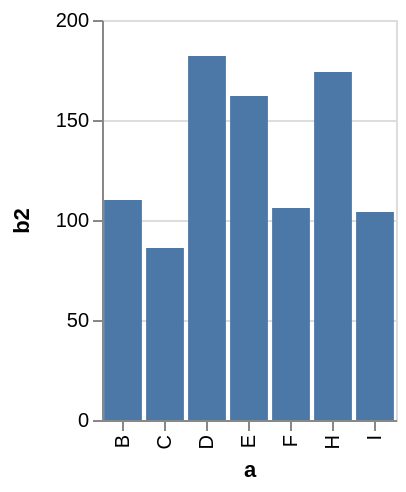

Specify this chart in Vega-Lite:
### Vega specification from a JSON file in a GitHub repository (floating-point values rounded to 4 significant figures)
{"$schema": "https://vega.github.io/schema/vega/v3.0.json", "description": "A simple bar chart with embedded data that uses a filter and calculate.", "autosize": "pad", "padding": 5, "height": 200, "style": "cell", "data": [{"name": "source_0", "values": [{"a": "A", "b": 28}, {"a": "B", "b": 55}, {"a": "C", "b": 43}, {"a": "G", "b": 19}, {"a": "H", "b": 87}, {"a": "I", "b": 52}, {"a": "D", "b": 91}, {"a": "E", "b": 81}, {"a": "F", "b": 53}]}, {"name": "data_0", "source": "source_0", "transform": [{"type": "formula", "expr": "2*datum.b", "as": "b2"}, {"type": "filter", "expr": "datum.b2 > 60"}, {"type": "filter", "expr": "datum[\"b2\"] !== null && !isNaN(datum[\"b2\"])"}]}], "signals": [{"name": "x_step", "value": 21}, {"name": "width", "update": "bandspace(domain('x').length, 0.1, 0.05) * x_step"}], "marks": [{"name": "marks", "type": "rect", "style": ["bar"], "from": {"data": "data_0"}, "encode": {"update": {"x": {"scale": "x", "field": "a"}, "width": {"scale": "x", "band": true}, "y": {"scale": "y", "field": "b2"}, "y2": {"scale": "y", "value": 0}, "fill": {"value": "#4c78a8"}}}}], "scales": [{"name": "x", "type": "band", "domain": {"data": "data_0", "field": "a", "sort": true}, "range": {"step": {"signal": "x_step"}}, "paddingInner": 0.1, "paddingOuter": 0.05}, {"name": "y", "type": "linear", "domain": {"data": "data_0", "field": "b2"}, "range": [{"signal": "height"}, 0], "nice": true, "zero": true}], "axes": [{"scale": "x", "orient": "bottom", "labelOverlap": true, "title": "a", "zindex": 1, "encode": {"labels": {"update": {"angle": {"value": 270}, "align": {"value": "right"}, "baseline": {"value": "middle"}}}}}, {"scale": "y", "orient": "left", "labelOverlap": true, "tickCount": {"signal": "ceil(height/40)"}, "title": "b2", "zindex": 1}, {"scale": "y", "orient": "left", "domain": false, "grid": true, "labels": false, "maxExtent": 0, "minExtent": 0, "tickCount": {"signal": "ceil(height/40)"}, "ticks": false, "zindex": 0, "gridScale": "x"}], "config": {"axis": {"titlePadding": 5}, "axisY": {"minExtent": 30}}}
